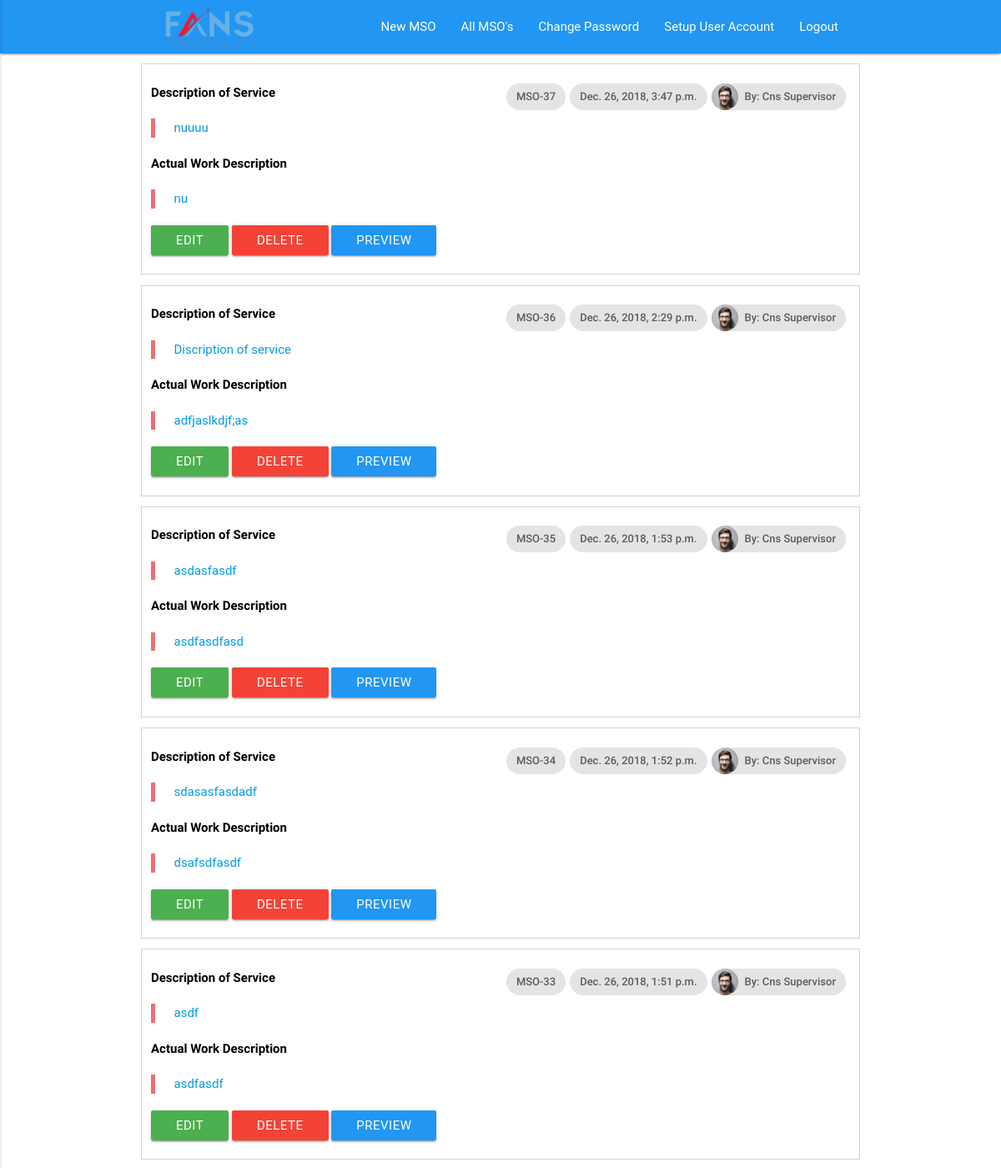
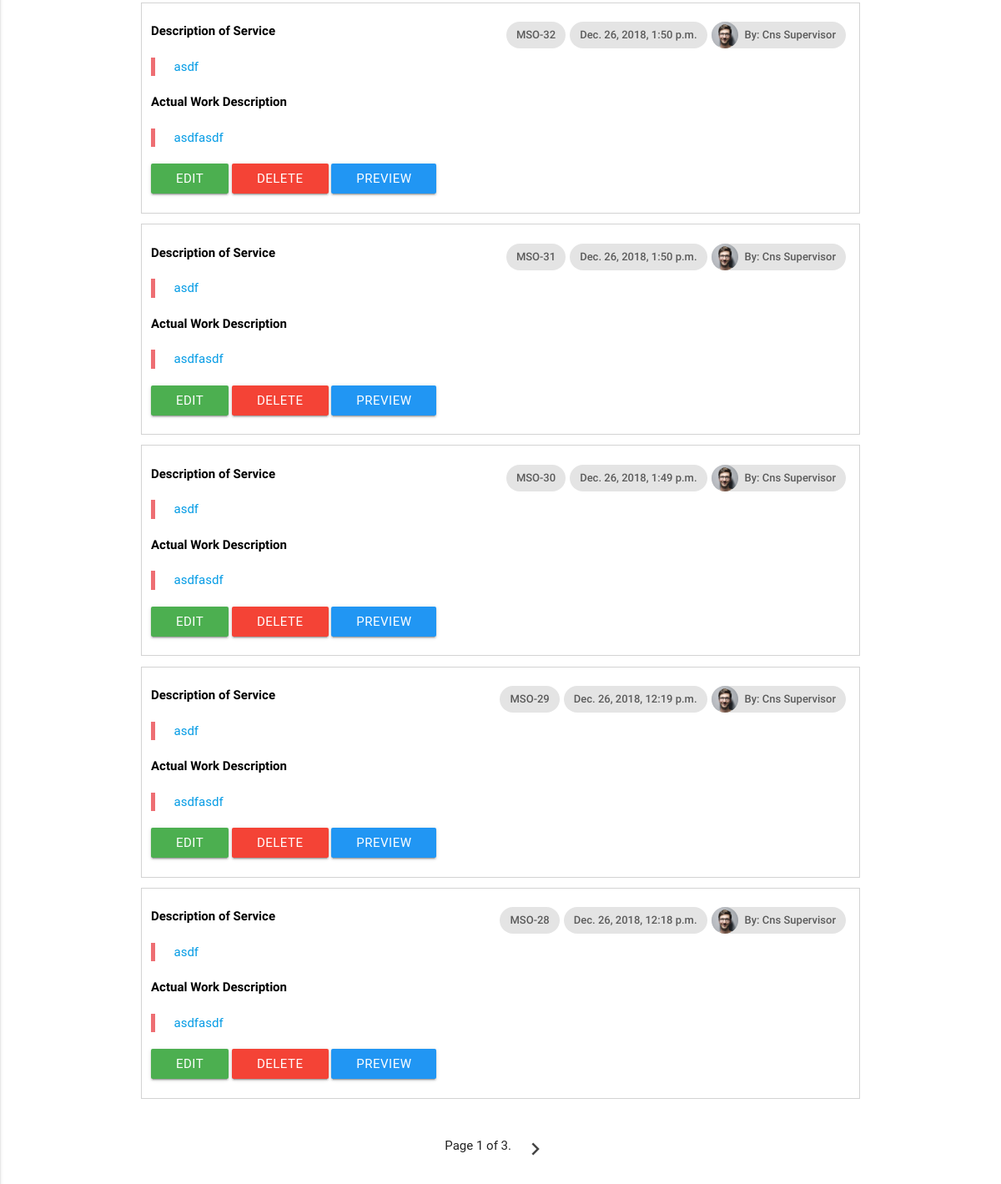
Page /mso/ (signed in) on the earlier database version (2 pictures, top to bottom).
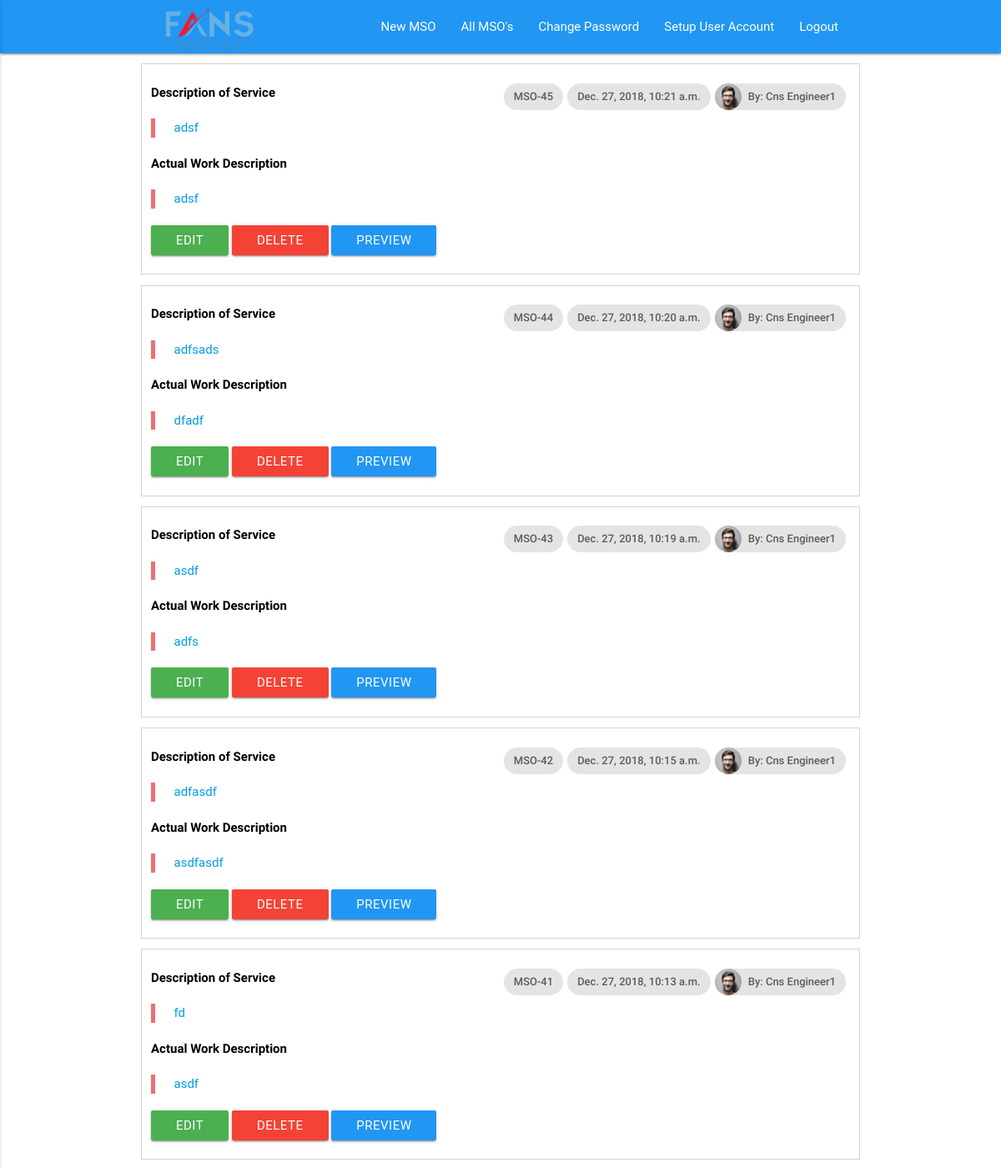
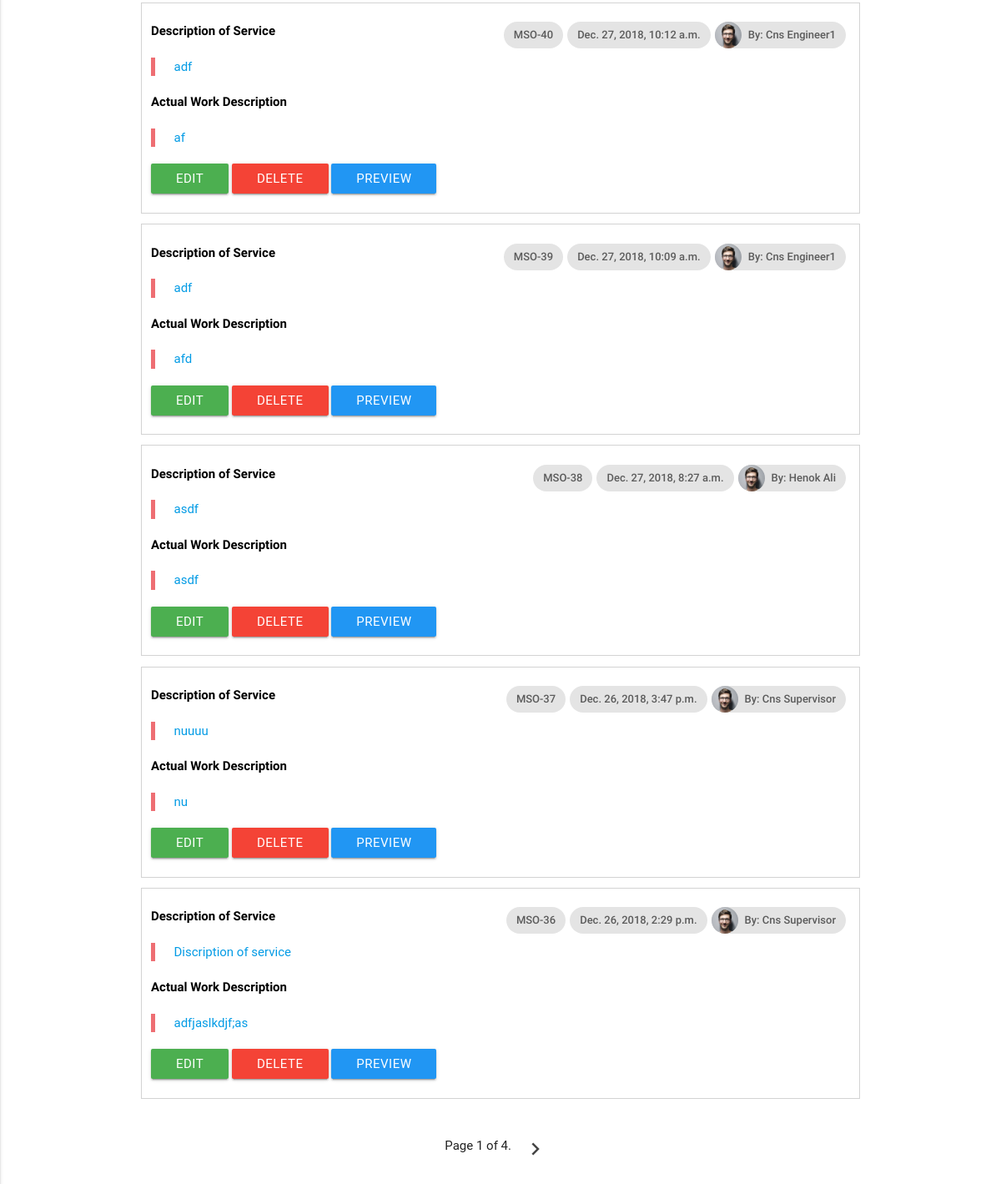
Same page on the later database version (2 pictures, top to bottom).
### mso/models.py (models this page shows, shortened)
class MsoCns(models.Model):
    requested_by = models.CharField(max_length=100, default='')
    section =  models.CharField(max_length=100, default='')
    department_head =  models.CharField(max_length=100, default='')
    location =  models.CharField(max_length=100, default='')
    description_of_service = models.TextField(default='')
    tsm_approval = models.BooleanField(default=False)
    tsm_approval_date = models.DateTimeField(auto_now=False, null=True)
    actual_work_descripition = models.TextField(default='')
    date_started = models.CharField(default='', max_length=50)
    date_completed = models.CharField(default='', max_length=50)
    work_compleated_by = models.TextField(default='')
    id_number = models.CharField(max_length=254, default='')
    supervisor_approval = models.BooleanField(default=False)
    supervisor_approval_date = models.DateTimeField(auto_now=False, null=True)
    posted_on = models.DateTimeField(auto_now=True)
    posted_by = models.EmailField(max_length=254, default='')
    posted_by_name = models.CharField(max_length=254, default='')
    requested_by_other_department = models.BooleanField(default=False)
    completed = models.BooleanField(default=False)

### mso/views.py (the view)
# urls.py: path('', views.all_msos, name='all_msos.html'),
@login_required
def all_msos(request, msg=''):
    all_msos = MsoCns.objects.all().order_by('-pk')
    current_user_name = helper.get_full_name(request.user)
    paginator = Paginator(all_msos, 10)
    page = request.GET.get('page')
    msos = paginator.get_page(page)
    args = {
        'msos': msos,
        'current_user_name': str(current_user_name),
        'current_user_email': str(request.user),
        'msg': msg,
    }
    return render(request, 'mso/all_msos.html', args)

### mso/helper.py (called while the page is built)
def get_full_name(email):
    first_name = CustomUser.objects.values_list('first_name', flat=True).filter(email=email)[0].lower()
    last_name = CustomUser.objects.values_list('last_name', flat=True).filter(email=email)[0].lower()
    return first_name.capitalize() + ' ' + last_name.capitalize()

### users/models.py (called while the page is built)
    def __str__(self):
        return self.email

### mso/templates/mso/all_msos.html (shortened to what this page needs)
{% extends 'base.html' %}
{% load static %}
{% block linktag %} <link rel="stylesheet" type="text/css" href="{% static "pages/css/mso.css" %}"> {% endblock linktag %}
{% block navbar-li %}
{% if user.is_authenticated %}
<li>
    <a href="/mso/new">New MSO</a>
</li>
<li>
    <a href="/mso/all">All MSO's</a>
</li>
<li>
    <a href="/accounts/password/change">Change Password</a>
</li>
<li>
    <a href="/user/setup-account">Setup User Account</a>
</li>
<li>
    <a href="/accounts/logout">Logout</a>
</li>
{% endif %}
{% endblock navbar-li %}
{% block content %}
<div class="container">
    {%for mso in msos %}
    <div class="row mso_row" id="r{{mso.id}}">
        <div class="col s12">
            <br>
            <a id="read_mode_a" href="/mso/{{mso.id}}">
                <div class="chip">
                    <img src="{% static "pages/img/person1.jpg" %}" alt="Contact Person">By: {{ mso.posted_by_name }}
                </div>
                <div class="chip">
                    {{mso.posted_on}}
                </div>
                <div class="chip">MSO-{{mso.id}}</div>
                <span class="title mso_title">Description of Service</span>
                <blockquote>{{mso.description_of_service}}</blockquote>
                <span class="title mso_title">Actual Work Description</span>
                <blockquote>{{mso.actual_work_descripition}}</blockquote>
                </a>
                <a id="" href="/mso/edit/{{mso.id}}" class="waves-effect waves-light green btn modal-trigger">Edit</a>
                <a id="{{mso.id}}" href="#" class="delete waves-effect waves-light red btn modal-trigger">Delete</a>
                <a href="/mso/{{mso.id}}" class="waves-effect waves-light blue btn modal-trigger">Preview</a>
            <br>
            <br>
        </div>
    </div>
        {% endfor %}
        <br>
        <br>
        <div class="pagination">
            <span class="step-links">
                <span class="current">
                    Page {{ msos.number }} of {{ msos.paginator.num_pages }}.
                </span>
                {% if msos.has_next %}
                    <li class="waves-effect">
                            <a href="?page={{ msos.next_page_number }}">
                            <i class="material-icons large">chevron_right</i>
                        </a>
                    </li>
                {% endif %}
            </span>
        </div>
        <br>
        <br>
        <br>
</div>
{% endblock content %}

Differences in the rows shown:
no longer on this page (row unchanged): MsoCns: posted_by_name "Cns Supervisor", posted_on "Dec. 26, 2018, 1:53 p.m.", id "35", description_of_service "asdasfasdf", actual_work_descripition "asdfasdfasd"
no longer on this page (row unchanged): MsoCns: posted_by_name "Cns Supervisor", posted_on "Dec. 26, 2018, 1:52 p.m.", id "34", description_of_service "sdasasfasdadf", actual_work_descripition "dsafsdfasdf"
no longer on this page (row unchanged): MsoCns: posted_by_name "Cns Supervisor", posted_on "Dec. 26, 2018, 1:51 p.m.", id "33", description_of_service "asdf", actual_work_descripition "asdfasdf"
no longer on this page (row unchanged): MsoCns: posted_by_name "Cns Supervisor", posted_on "Dec. 26, 2018, 1:50 p.m.", id "32", description_of_service "asdf", actual_work_descripition "asdfasdf"
no longer on this page (row unchanged): MsoCns: posted_by_name "Cns Supervisor", posted_on "Dec. 26, 2018, 1:50 p.m.", id "31", description_of_service "asdf", actual_work_descripition "asdfasdf"
no longer on this page (row unchanged): MsoCns: posted_by_name "Cns Supervisor", posted_on "Dec. 26, 2018, 1:49 p.m.", id "30", description_of_service "asdf", actual_work_descripition "asdfasdf"
no longer on this page (row unchanged): MsoCns: posted_by_name "Cns Supervisor", posted_on "Dec. 26, 2018, 12:19 p.m.", id "29", description_of_service "asdf", actual_work_descripition "asdfasdf"
no longer on this page (row unchanged): MsoCns: posted_by_name "Cns Supervisor", posted_on "Dec. 26, 2018, 12:18 p.m.", id "28", description_of_service "asdf", actual_work_descripition "asdfasdf"
added MsoCns: posted_by_name "Cns Engineer1", posted_on "Dec. 27, 2018, 10:21 a.m.", id "45", description_of_service "adsf", actual_work_descripition "adsf"
added MsoCns: posted_by_name "Cns Engineer1", posted_on "Dec. 27, 2018, 10:20 a.m.", id "44", description_of_service "adfsads", actual_work_descripition "dfadf"
added MsoCns: posted_by_name "Cns Engineer1", posted_on "Dec. 27, 2018, 10:19 a.m.", id "43", description_of_service "asdf", actual_work_descripition "adfs"
added MsoCns: posted_by_name "Cns Engineer1", posted_on "Dec. 27, 2018, 10:15 a.m.", id "42", description_of_service "adfasdf", actual_work_descripition "asdfasdf"
added MsoCns: posted_by_name "Cns Engineer1", posted_on "Dec. 27, 2018, 10:13 a.m.", id "41", description_of_service "fd", actual_work_descripition "asdf"
added MsoCns: posted_by_name "Cns Engineer1", posted_on "Dec. 27, 2018, 10:12 a.m.", id "40", description_of_service "adf", actual_work_descripition "af"
added MsoCns: posted_by_name "Cns Engineer1", posted_on "Dec. 27, 2018, 10:09 a.m.", id "39", description_of_service "adf", actual_work_descripition "afd"
added MsoCns: posted_by_name "Henok Ali", posted_on "Dec. 27, 2018, 8:27 a.m.", id "38", description_of_service "asdf", actual_work_descripition "asdf"
Other differences:
{{ msos.paginator.num_pages }}: "3" → "4"
